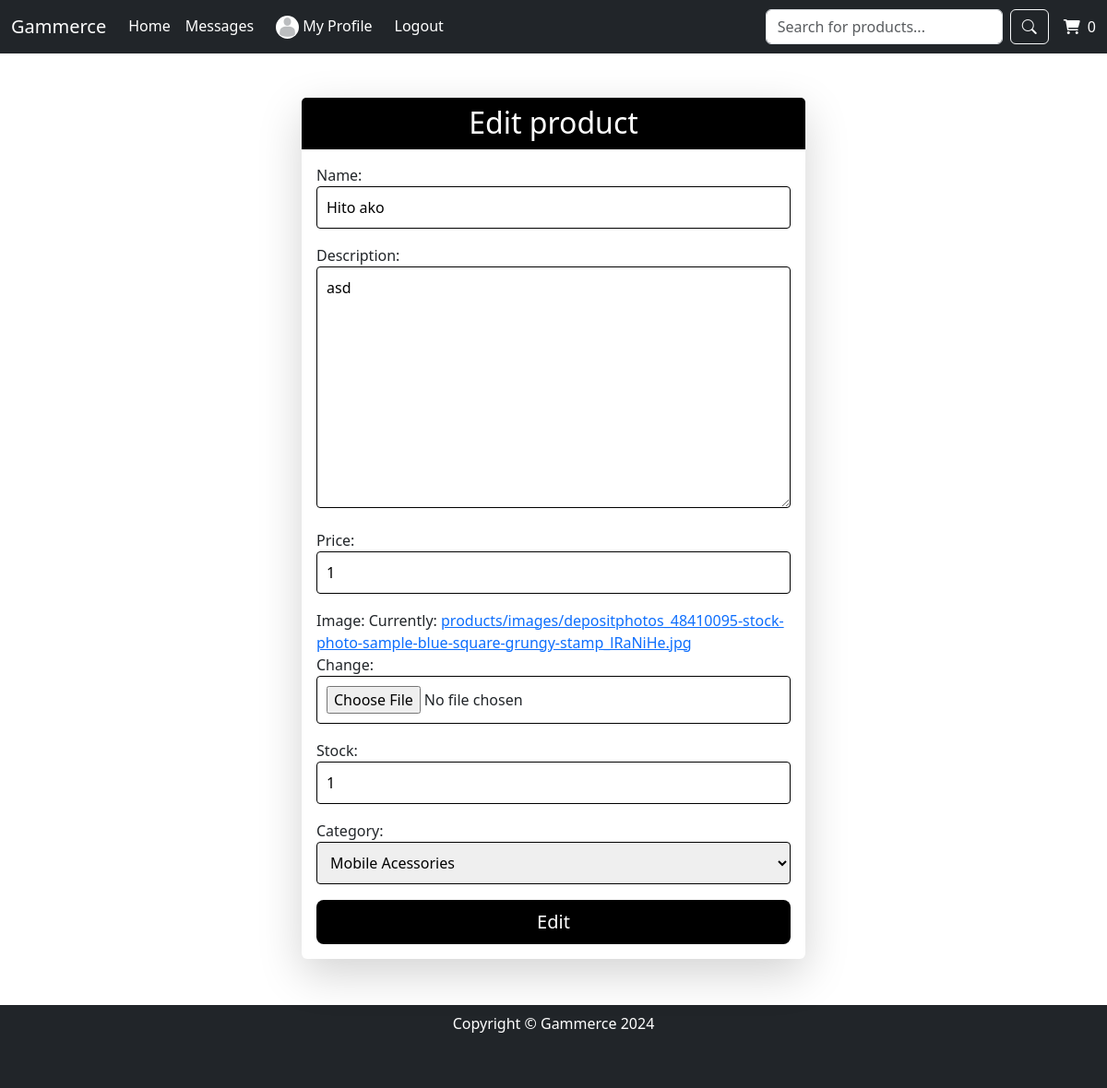
Before: /products/update/1/ (signed in) with the older database file.
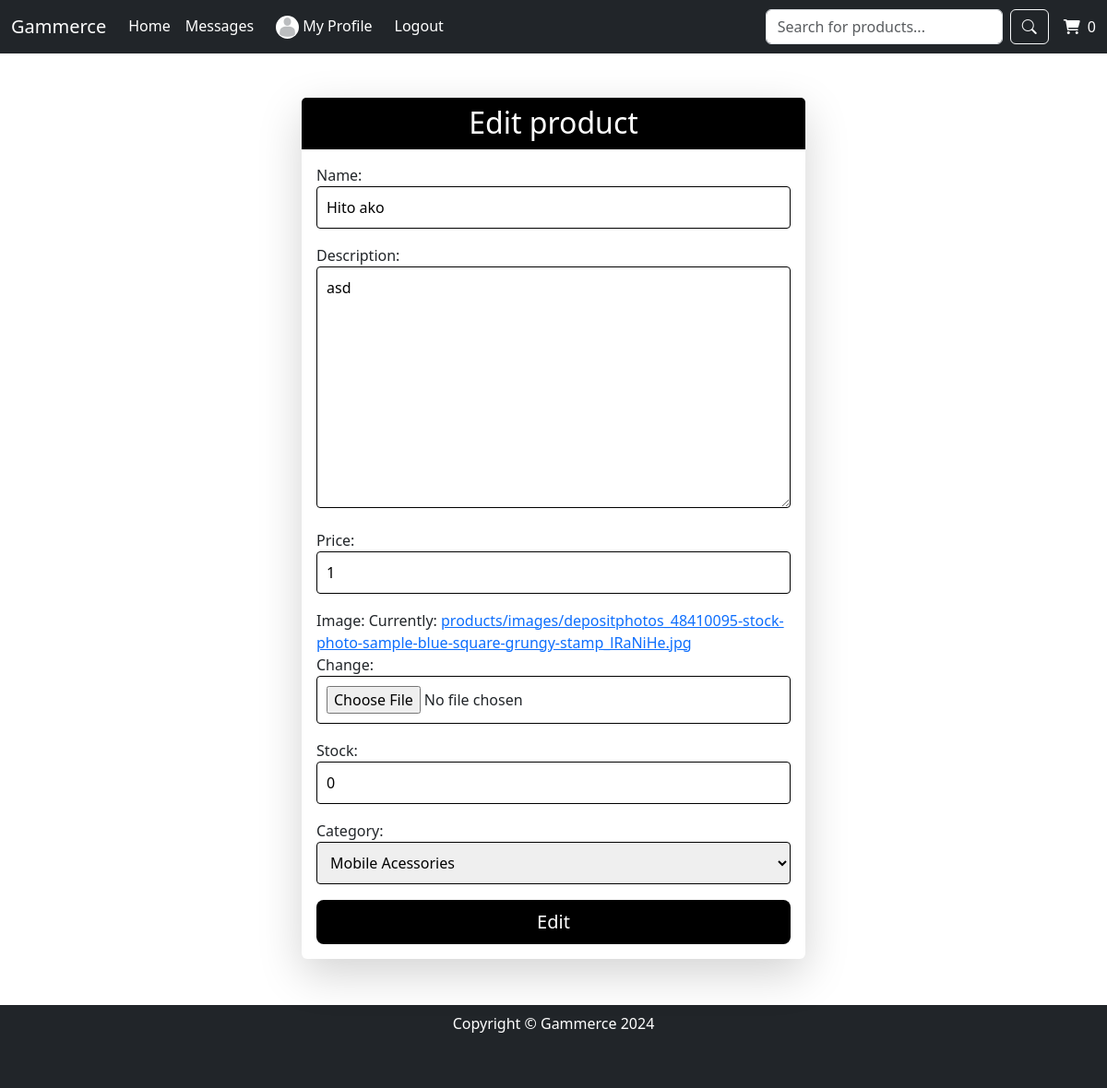
After: the same page with the newer database file.
### products/models.py (models this page shows, shortened)
class Products(models.Model):
    name = models.CharField(max_length=100)
    price = models.IntegerField()
    category = models.ForeignKey(Category, on_delete=models.CASCADE)
    description = models.TextField()
    stock = models.IntegerField()
    image = models.ImageField(upload_to='products/images/')
    seller=models.ForeignKey(User,on_delete=models.CASCADE)

class Category(models.Model):
    name = models.CharField(max_length=100)
    def __str__(self):
        return self.name

### products/views.py (the view)
# urls.py: path('update/<int:pk>/', Updateproduct, name='updateProduct'),
@login_required(login_url='login')
def Updateproduct(request, pk):
    product = Products.objects.get(pk=pk)
    if request.user != product.seller or not request.user.is_admin or not request.user.is_seller:
        return HttpResponse("You don't have permission to update this product.")
    else:
        if request.method == 'POST':
            form = ProductForm(request.POST, request.FILES, instance=product)
            print(form.errors)
            if form.is_valid():
                form.save()
                messages.success(request, "Product Sucessfully Updated!")
                return redirect('index')
        else:
            form = ProductForm(instance=product)
        return render(request, 'products/updateProduct.html', {'form': form})

### products/forms.py (shortened to what this page needs)
class ProductForm(form.ModelForm):
    class Meta:
        model = Products
        fields = ['name', 'description', 'price', 'image', 'stock', 'category']

### core/models.py (called while the page is built)
    @property
    def is_active(self):
        return self.active

    @property
    def is_admin(self):
        return self.admin

    @property
    def is_seller(self):
        return self.seller

### templates/products/updateProduct.html (shortened to what this page needs)
{% extends 'base.html' %} {% load static %}
{% block content %}
<link rel="stylesheet" type="text/css" href="{% static 'css/createReview.css' %}">
<div class="container mt-5">
    <div class="row justify-content-center">
        <div class="col-md-6">
            <div class="card shadow-lg border-0">
                <div class="card-header text-center">
                    <h2 class="mb-0" style="color: white;">Edit product</h2>
                </div>
                <div class="card-body">
                    <form method="post" class="create-product-form" enctype="multipart/form-data">
                        {% csrf_token %} {{ form.as_p }}
                        <div class="d-grid">
                            <button type='submit' class="btn btn-lg btn-block">Edit</button>
                        </div>
                    </form>
                </div>
            </div>
        </div>
    </div>
</div>
{% endblock %}

Changed rows visible on the page:
changed Products "asd": stock "1" → "0"
